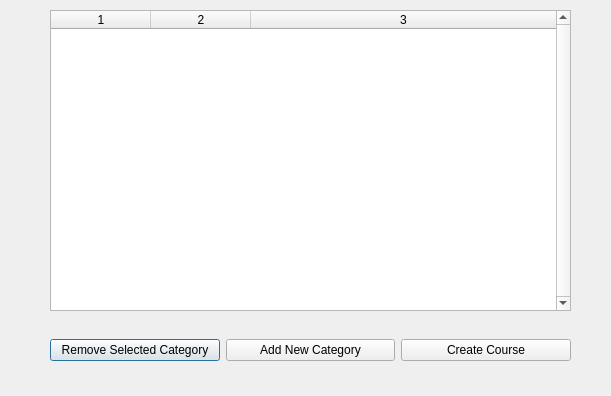
<?xml version="1.0" encoding="UTF-8"?>
<ui version="4.0">
 <class>Dialog</class>
 <widget class="QDialog" name="Dialog">
  <property name="geometry">
   <rect>
    <x>0</x>
    <y>0</y>
    <width>611</width>
    <height>396</height>
   </rect>
  </property>
  <property name="windowTitle">
   <string>Dialog</string>
  </property>
  <widget class="QWidget" name="horizontalLayoutWidget">
   <property name="geometry">
    <rect>
     <x>50</x>
     <y>310</y>
     <width>521</width>
     <height>80</height>
    </rect>
   </property>
   <layout class="QHBoxLayout" name="horizontalLayout">
    <item>
     <widget class="QPushButton" name="removeSelectedCategory">
      <property name="text">
       <string>Remove Selected Category</string>
      </property>
     </widget>
    </item>
    <item>
     <widget class="QPushButton" name="addCategoryButton">
      <property name="text">
       <string>Add New Category</string>
      </property>
     </widget>
    </item>
    <item>
     <widget class="QPushButton" name="createCourseButton">
      <property name="text">
       <string>Create Course</string>
      </property>
     </widget>
    </item>
   </layout>
  </widget>
  <widget class="QTableWidget" name="categoryTable">
   <property name="geometry">
    <rect>
     <x>50</x>
     <y>10</y>
     <width>521</width>
     <height>301</height>
    </rect>
   </property>
   <property name="frameShape">
    <enum>QFrame::StyledPanel</enum>
   </property>
   <property name="verticalScrollBarPolicy">
    <enum>Qt::ScrollBarAlwaysOn</enum>
   </property>
   <property name="horizontalScrollBarPolicy">
    <enum>Qt::ScrollBarAlwaysOff</enum>
   </property>
   <property name="sizeAdjustPolicy">
    <enum>QAbstractScrollArea::AdjustToContents</enum>
   </property>
   <property name="sortingEnabled">
    <bool>false</bool>
   </property>
   <property name="rowCount">
    <number>0</number>
   </property>
   <property name="columnCount">
    <number>3</number>
   </property>
   <attribute name="horizontalHeaderCascadingSectionResizes">
    <bool>true</bool>
   </attribute>
   <attribute name="horizontalHeaderShowSortIndicator" stdset="0">
    <bool>true</bool>
   </attribute>
   <attribute name="horizontalHeaderStretchLastSection">
    <bool>true</bool>
   </attribute>
   <attribute name="verticalHeaderVisible">
    <bool>false</bool>
   </attribute>
   <attribute name="verticalHeaderCascadingSectionResizes">
    <bool>true</bool>
   </attribute>
   <attribute name="verticalHeaderHighlightSections">
    <bool>false</bool>
   </attribute>
   <attribute name="verticalHeaderShowSortIndicator" stdset="0">
    <bool>false</bool>
   </attribute>
   <column/>
   <column/>
   <column/>
  </widget>
 </widget>
 <resources/>
 <connections/>
</ui>
